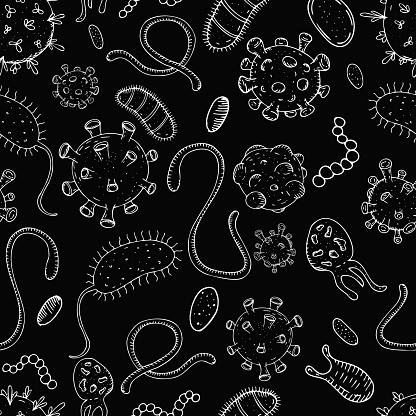
#> input picture Bacteria.jpg, 416 x 416 px
$ jupyter execute 'Proyecto - copia.ipynb'
#> lines starting #> are read from the running program, lines starting #| are printed output that depends on the picture
[cell 1]
import numpy as np
import matplotlib.pyplot as plt
import cv2

# Dimensiones de mundo
m = 1
cm = 1e-2
mm = 1e-3
um = 1e-6
nm = 1e-9

Wave_l=500*nm
TL_focal_length = 2*mm

[cell 2]
def FFT(f):
     FFT = np.fft.fftshift(np.fft.fft2(f))
     return FFT

def IFFT(f):
     IFFT = (np.fft.ifft2(f))
     return IFFT

[cell 3]
#Imagen a para observar a través del microscopio
obj = cv2.imread('Bacteria.jpg',0)
#> obj is the input picture: shape (416, 416); min 0, max 255, mean 25.4
obj[obj < 15]=0
plt.imshow(obj,"gray")
plt.show()

[cell 4]
M,N =np.shape(obj)
#> M = 416; N = 416
dx= 1/(5*nm)
dfx=1/dx
fx = 1/Wave_l*TL_focal_length
sal=np.zeros((M,N),dtype="uint8")
radio = 5*nm
y =int((M)/(2*radio*dx))
#> y = 208
x =int((N)/(2*radio*dx))
#> x = 208
a = (np.arange(0,x+1,1))
#> a = 209 values from 0 to 208
c = 0
for j in (np.arange(1/2,x+1,1)):
    for i in (np.arange(1/2,y+1,1)):
        mask=np.zeros((M,N),dtype="uint8")
        cv2.circle(mask,(int(j*radio*2*dx),int(i*radio*2*dx)),int(radio*dx),1,-1)
        c = c +1

        sec = obj*mask
        #pille mi so, este es el kernel del codigo
        sal[int((i-.5)*radio*2*dx):int((i+.5)*radio*2*dx),int((j-.5)*radio*2*dx):int((j+.5)*radio*2*dx)] = np.sum(sec)
#> mask: shape (416, 416); every value is 0
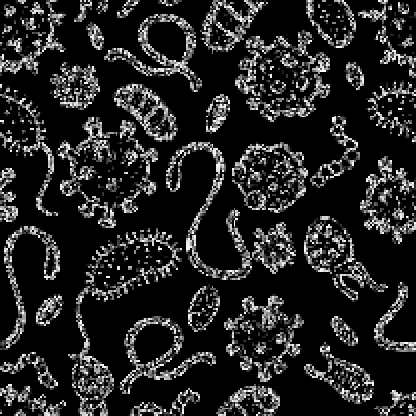
#> sal: shape (416, 416); min 0, max 255, mean 37
#> after the loop, c = 43681


plt.imshow(sal,"gray")
plt.show()
print(c)
#| 43681
print(x)
#| 208
print(y)
#| 208
